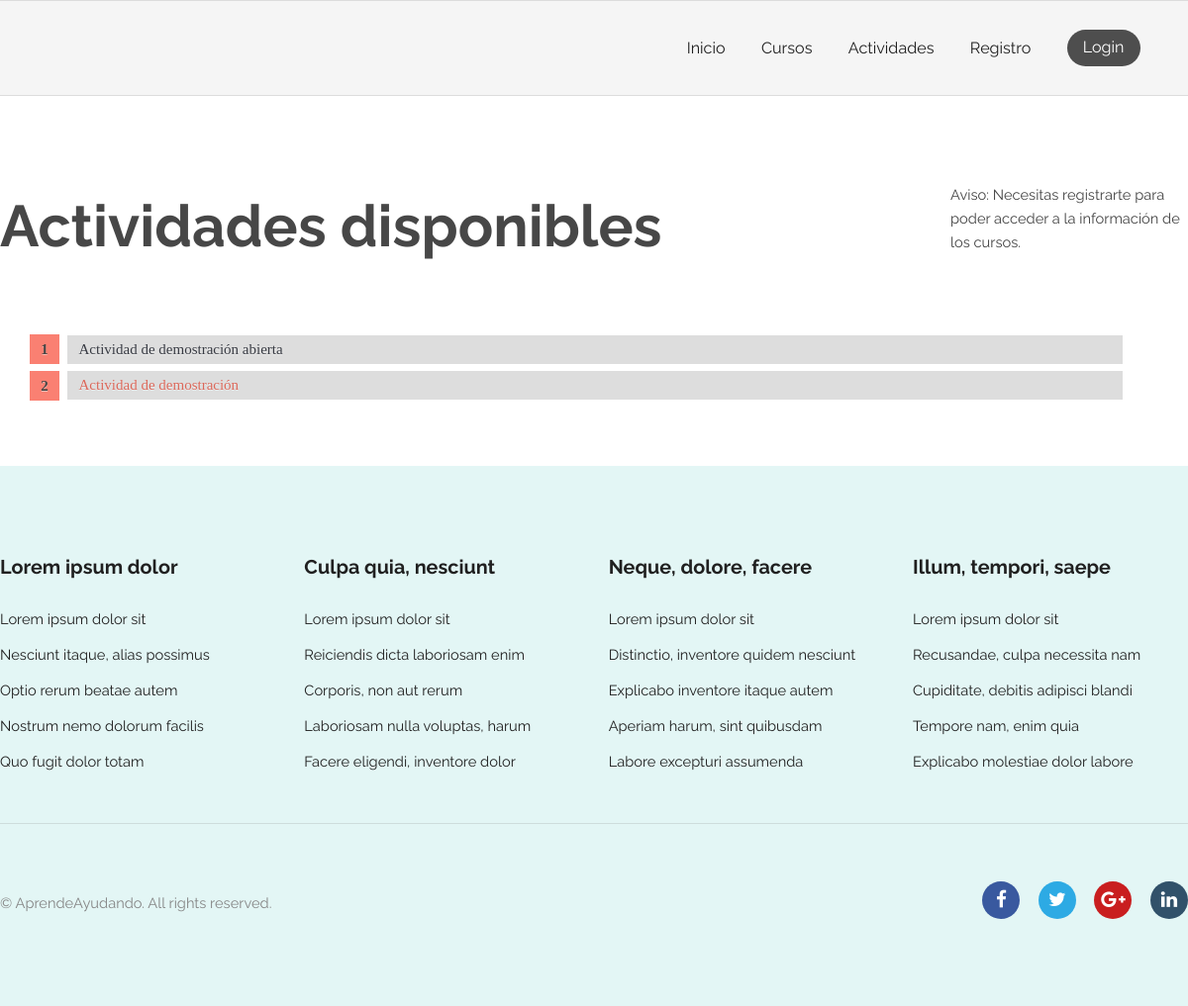
The page /activity/ on the database its author committed.
### activity/models.py (models this page shows, shortened)
class Activity(models.Model):
    title = models.CharField(max_length=200)
    pub_date = models.DateTimeField(verbose_name="date published", auto_now_add=True)
    enrolled_users = models.ManyToManyField(get_user_model(), related_name="activities", blank=True)
    entity = models.ForeignKey(get_user_model(), null=True, on_delete=models.CASCADE, limit_choices_to={'groups__name':'EntidadPublicoPrivada'})
    restricted_entry = models.BooleanField(null=True) #Aun falta añadir esta funcionalidad(recordad hacer el makemigrations->migrate si lo implementais)
    description = models.CharField(max_length=1000)
    class Meta:
        verbose_name = "Actividad"
        verbose_name_plural = "Actividades"

### activity/views.py (the view)
# urls.py: path('', views.index, name='index'), # /activity/
def index(request):
    activityList = Activity.objects.order_by('-pub_date')[:5]
    id_activities_list_inscripted = []
    for activity in activityList:
        if request.user in activity.enrolled_users.all() or request.user==activity.entity:
            id_activities_list_inscripted.extend([activity.id])
    is_entity = False
    if request.user.has_perm('activity.add_activity'):
        is_entity = True
    context = {
        'activityList': activityList,
        'activities_list_inscripted': id_activities_list_inscripted,
        'is_entity': is_entity
    }
    return render(request, 'activity/index.html', context)

### AprendeAyudando/templatetags/auth_extras.py (called while the page is built)
@register.filter(name='has_group')
def has_group(user, group_name):
    try:
        group = Group.objects.get(name=group_name)
        return True if group in user.groups.all() else False
    except Group.DoesNotExist:
        return False

@register.filter(name='is_guest')
def is_guest(user):
    return not user.is_authenticated

@register.filter(name='is_owner')
def is_owner(user, request_user):
    return True if user==request_user else False

### AprendeAyudando/templates/activity/index.html (shortened to what this page needs)
{% extends "registration/base.html" %}
{% block content %}
<section class="wrapper login">
    {% load static %}
    {% load auth_extras %}
    <link rel="stylesheet" type="text/css" href="{% static 'activity/style.css' %}">
    <div class="container 100% listaActividades">
        <div class="activityElement">
            <div class="activityElementLeft">
                {% if filtered_by_enrolled %}
                    <h2 class="activityTitle">Tus actividades</h2>
                {% else %}
                    <h2 class="activityTitle">Actividades disponibles</h2>
                {% endif %}
            </div>
            <div class="activityElementRight">
                {% if is_entity %}
                    <a style="margin-bottom: 50px;" href="{% url 'activity:create' %}" class="button pink">Añadir actividad</a>
                {% elif user|has_group:"Profesor" %}
                    <p>Aviso: Necesitas ser Estudiante para poder acceder a la información de las actividades restringidas.</p>
                {% elif user|is_guest %}
                    <p>Aviso: Necesitas registrarte para poder acceder a la información de los cursos.</p>
                {% endif %}
            </div>
            <div class="activityElementContent">
                {% if activityList %}
                <ol id="prettyList" style="width:92%;">
                    {% for activity in activityList %}
                        {% if user|is_owner:activity.entity or user|has_group:"Estudiante" or user.is_superuser or not activity.restricted_entry %}
                            <li id="prettyListItem"><a href="{% url 'activity:join' activity.id %}">{{ activity.title }}</a></li>
                        {% else %}
                            <li id="prettyListItem"><span style="color:#db685a;">{{ activity.title }}</span></li>
                        {% endif %}
                    {% endfor %}
                </ol>
                {% else %}
                    <p>Lo sentimos, no hay actividades disponibles.</p>
                {% endif %}
            </div>
        </div>
    </div>
</section>
{% endblock %}

### AprendeAyudando/static/general/css/skel.css (style rules this page uses)
html,body,div,span,applet,object,iframe,h1,h2,h3,h4,h5,h6,p,blockquote,pre,a,abbr,acronym,address,big,cite,code,del,dfn,em,img,ins,kbd,q,s,samp,small,strike,strong,sub,sup,tt,var,b,u,i,center,dl,dt,dd,ol,ul,li,fieldset,form,label,legend,table,caption,tbody,tfoot,thead,tr,th,td,article,aside,canvas,details,embed,figure,figcaption,footer,header,hgroup,menu,nav,output,ruby,section,summary,time,mark,audio,video { margin:0;padding:0;border:0;font-size:100%;font:inherit;vertical-align:baseline; }
article,aside,details,figcaption,figure,footer,header,hgroup,menu,nav,section { display:block; }
body { line-height:1; }
ol,ul { list-style:none; }
body { -webkit-text-size-adjust:none }
*, *:before, *:after { -moz-box-sizing: border-box; -webkit-box-sizing: border-box; box-sizing: border-box; }
.container { margin-left: auto; margin-right: auto; width: 1200px; }

### AprendeAyudando/static/general/css/style.css (style rules this page uses)
body { background: #fff; }
body, input, select, textarea { color: #444; font-family: "Raleway", Helvetica, sans-serif; font-size: 13pt; font-weight: 400; line-height: 1.65em; }
a { color: #383b43; text-decoration: none; }
p { margin: 0 0 2em 0; }
h1, h2, h3, h4, h5, h6 { color: #474747; font-weight: 700; line-height: 1em; margin: 0 0 1em 0; }
h2 { font-size: 1.75em; line-height: 1.5em; }
ol { list-style: decimal; margin: 0 0 2em 0; padding-left: 1.25em; }
ol li { padding-left: 0.25em; }
.login { padding-bottom: 10em; }
.login h2 { font-size: 4em; }
.wrapper { padding: 6em 0em 4em; }

### AprendeAyudando/static/general/css/style-xlarge.css (style rules this page uses)
body, input, select, textarea { font-size: 11pt; }

### AprendeAyudando/static/activity/style.css (style rules this page uses)
.activityTitle { font-size: xx-large; }
.activityElement { display: grid; grid-template-columns: 4fr 1fr; grid-template-rows: repeat(1, 1fr); grid-column-gap: 0px; grid-row-gap: 0px; grid-auto-rows: auto; }
.activityElementLeft { grid-area: 1 / 1 / 2 / 2; }
.activityElementRight { grid-area: 1 / 2 / 2 / 3; }
.activityElementContent { grid-area: 2 / 1 / 3 / 3; }
.listaActividades ol { counter-reset: li; list-style: none; *list-style: decimal; font: 15px 'trebuchet MS', 'lucida sans'; padding: 0; margin-bottom: 4em; text-shadow: 0 1px 0 rgba(255,255,255,.5); }
.listaActividades ol { margin: 0 0 0 2em; }
.listaActividades li { position: relative; display: block; padding: .4em .4em .4em .8em; *padding: .4em; margin: .5em 0 .5em 2.5em; background: #ddd; color: #444; text-decoration: none; transition: all .3s ease-out; }
.listaActividades li:before { content: counter(li); counter-increment: li; position: absolute; left: -2.5em; top: 50%; margin-top: -1em; background: #fa8072; height: 2em; width: 2em; line-height: 2em; text-align: center; font-weight: bold; }
.listaActividades li:after { position: absolute; content: ''; border: .5em solid transparent; left: -1em; top: 50%; margin-top: -.5em; transition: all .3s ease-out; }

### rows shown on the page
Activity: title "Actividad de demostración abierta"
Activity: title "Actividad de demostración"
